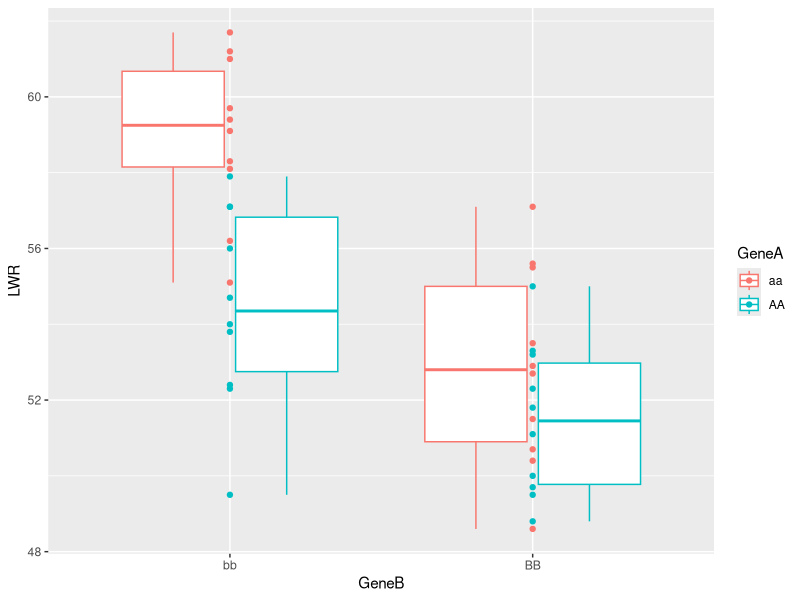
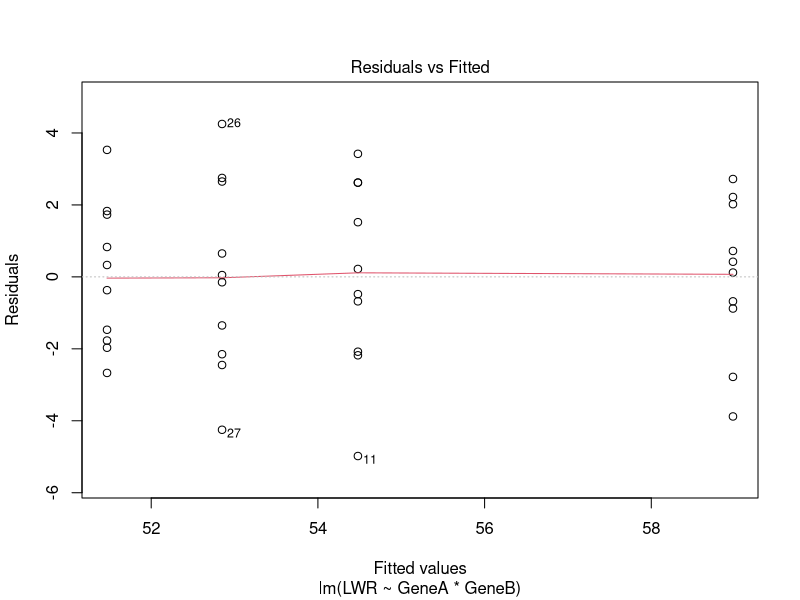
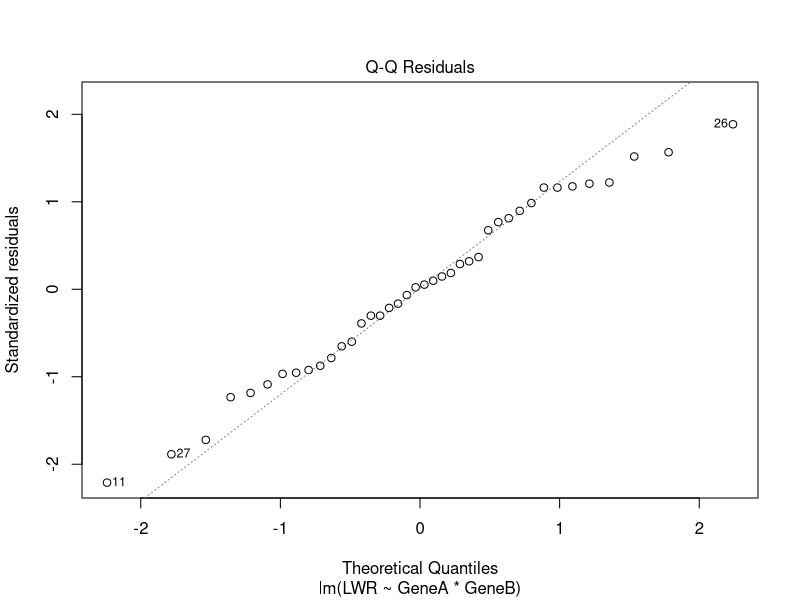
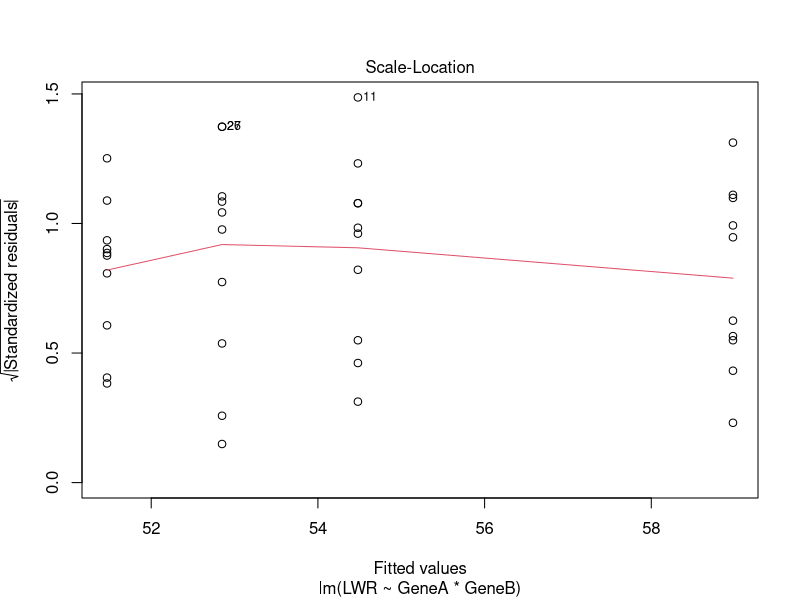
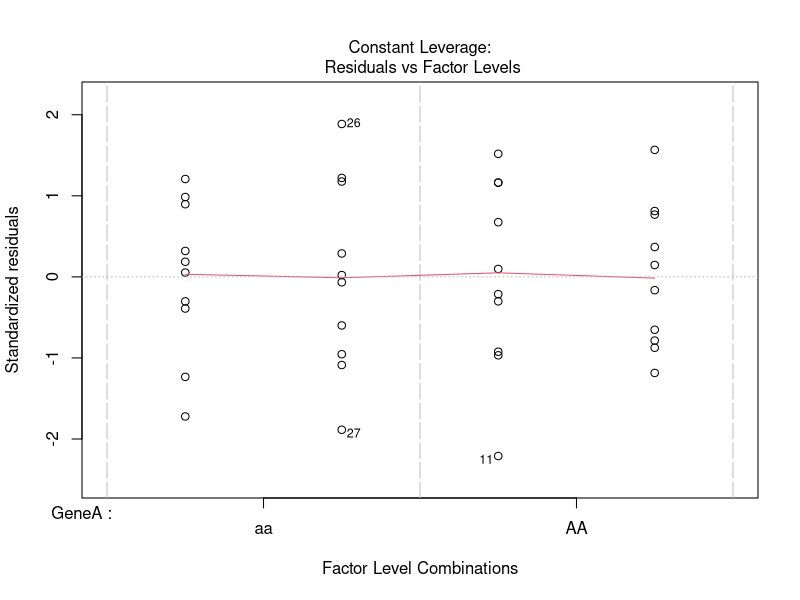
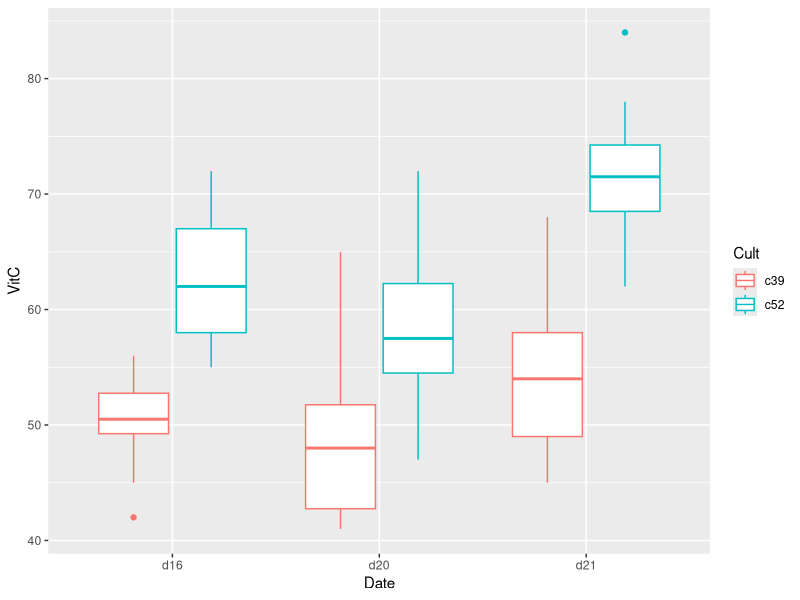
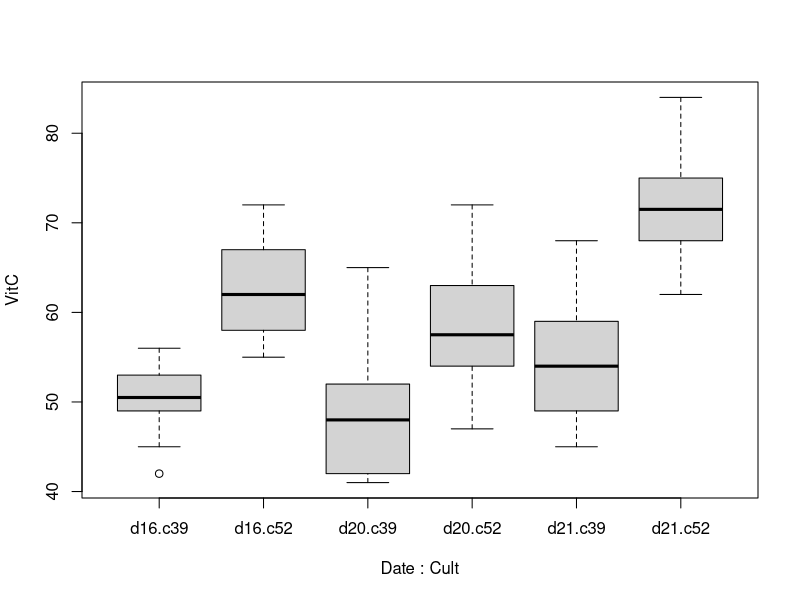
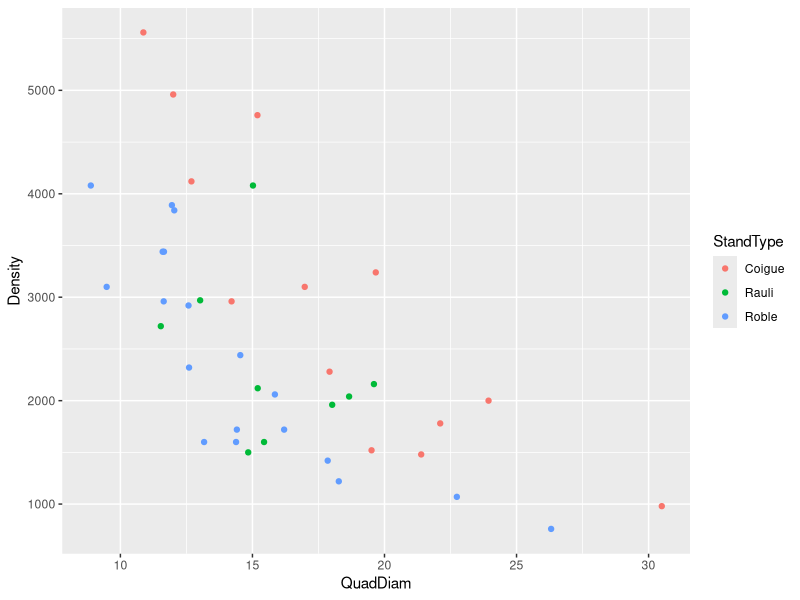

Recreate these plots in R, in order.
library(emmeans)
library(ggplot2)

LWR <- read.csv("Data/Prac3mockLWR.csv")

ggplot(LWR, aes(GeneB,LWR,colour=GeneA)) +
  geom_boxplot() + geom_point()

lmadditive <- lm(LWR ~ GeneA + GeneB, data = LWR)
summary(lmadditive)
anova(lmadditive)

lminteraction <- lm(LWR ~ GeneA * GeneB, data = LWR)
summary(lminteraction)
anova(lminteraction)
emmeans(lminteraction, pairwise ~ GeneA|GeneB)
emmeans(lminteraction, pairwise ~ GeneB|GeneA)

plot(lminteraction)

 # cabbage
cabb <- read.csv("Data/Prac3cabbagedata.csv")

str(cabb)
ggplot(cabb, aes(Date, VitC, colour=Cult))+ geom_boxplot()

boxplot(VitC ~ Date*Cult, data = cabb, at=c(1,3,5,2,4,6))

#tomoato
tom <- read.csv("Data/Prac3droughtdata.csv")

#trees
tree <- read.csv("Data/Prac3forest.csv")

ggplot(tree, aes(QuadDiam, Density, colour=StandType))+geom_point()

ggplot(tree, aes(QuadDiam, Density, colour=StandType))+geom_point() + geom_smooth(method='lm',formula=y~1, se=FALSE, mapping = aes(x=QuadDiam, y=Density), inherit.aes = FALSE)
ggplot(tree, aes(QuadDiam, Density, colour=StandType))+geom_point() + geom_smooth(method='lm',formula=y~1+x, se=FALSE, mapping = aes(x=QuadDiam, y=Density), inherit.aes = FALSE)

ggplot(tree, aes(QuadDiam, Density, colour=StandType))+geom_point()

tree$col <- c(rgb(1,0.5,0.5), rgb(0.1,0.6,0.5,0.8),rgb(0.1,0.1,0.5))[as.numeric(tree$StandType)]
plot(tree$QuadDiam, y=tree$Density, col=tree$col, pch=16, ylab="Density", xlab="Diameter")
lm(Density~QuadDiam, data=tree)
abline()
for(i in levels(tree$StandType))
  {
  abline(lm(Density~QuadDiam, data=tree[tree$StandType==i,]))
}

summary(lm(Density~QuadDiam, data=tree))
summary(lm(Density~QuadDiam+StandType, data=tree))
summary(lm(Density~QuadDiam*StandType, data=tree))
anova(lm(Density~QuadDiam*StandType, data=tree))


mice <- read.csv("Data/Prac3diabeticmice.csv")

ggplot(mice, aes(x = Age, y=Wt, colour=interaction(Strain, Diet)))+geom_point()
